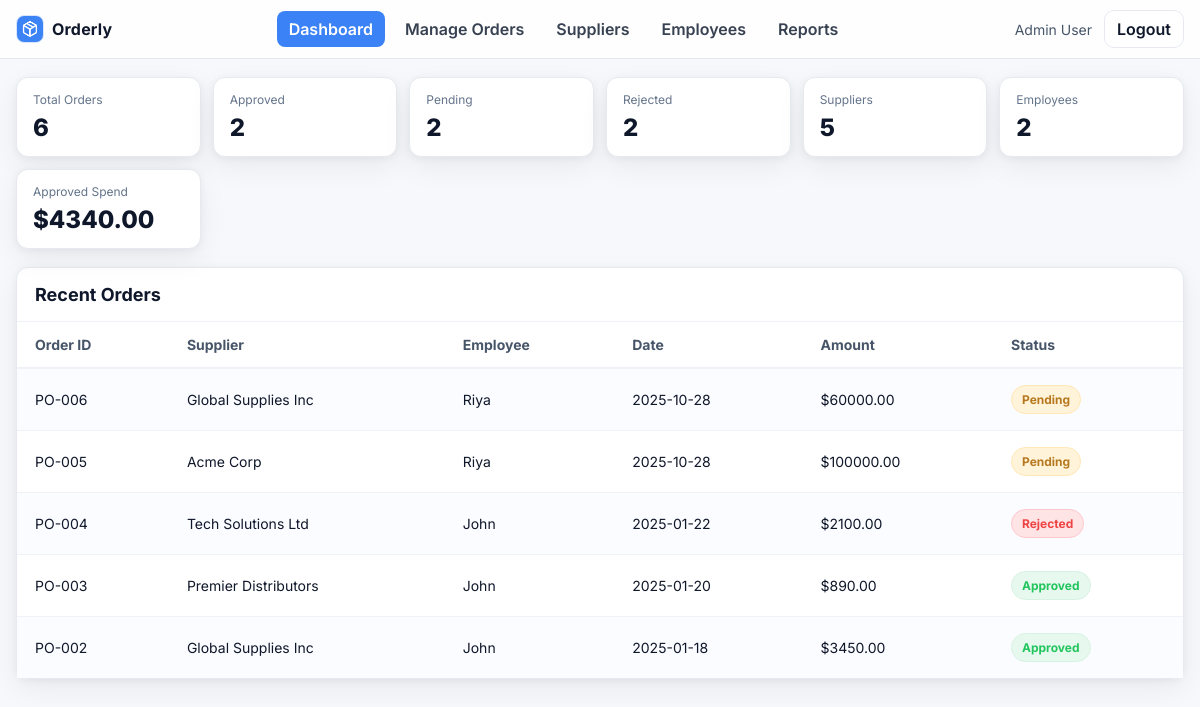
The app's page /admin/dashboard (signed in) with its own data.
### models.py (models this page shows, shortened)
class Order(db.Model):
    id = db.Column(db.Integer, primary_key=True)
    code = db.Column(db.String(20), unique=True, nullable=False)     # e.g., "PO-001"
    date = db.Column(db.Date, default=date.today, nullable=False)
    amount = db.Column(db.Float, default=0.0)                         # total dollar amount
    product_name = db.Column(db.String(100))
    quantity = db.Column(db.Integer)
    status = db.Column(db.String(20), default="Pending")              # Pending, Approved, Rejected
    employee_id = db.Column(db.Integer, db.ForeignKey('user.id'), nullable=False)
    supplier_id = db.Column(db.Integer, db.ForeignKey('supplier.id')) # nullable if supplier optional

class Supplier(db.Model):
    id = db.Column(db.Integer, primary_key=True)
    name = db.Column(db.String(100))
    contact = db.Column(db.String(100))
    email = db.Column(db.String(100))
    address = db.Column(db.String(200))
    orders = db.relationship('Order', backref='supplier', lazy=True)

class User(db.Model):
    id = db.Column(db.Integer, primary_key=True)
    name = db.Column(db.String(100))
    email = db.Column(db.String(100), unique=True)
    password = db.Column(db.String(100))
    role = db.Column(db.String(20))  # 'admin' or 'employee'
    orders = db.relationship('Order', backref='employee', lazy=True)

### app.py (the view)
@app.route('/admin/dashboard')
def admin_dashboard():
    if session.get('role') != 'admin':
        flash("Unauthorized access"); return redirect('/')
    total_orders = Order.query.count()
    approved = Order.query.filter_by(status="Approved").count()
    pending = Order.query.filter_by(status="Pending").count()
    rejected = Order.query.filter_by(status="Rejected").count()
    total_suppliers = Supplier.query.count()
    total_employees = User.query.filter_by(role='employee').count()
    spend_approved = db.session.query(func.coalesce(func.sum(Order.amount), 0.0)).filter(Order.status=="Approved").scalar()
    latest_orders = Order.query.order_by(Order.id.desc()).limit(5).all()
    return render_template('admin/dashboard.html',
                           total_orders=total_orders,
                           approved=approved,
                           pending=pending,
                           rejected=rejected,
                           total_suppliers=total_suppliers,
                           total_employees=total_employees,
                           spend_approved=round(spend_approved or 0, 2),
                           latest_orders=latest_orders)

### templates/admin/dashboard.html (shortened to what this page needs)
<!doctype html>
<html lang="en">
<head>
  <link rel="stylesheet" href="{{ url_for('static', filename='admin.css') }}">
</head>
<body>
  <header class="adminNavBar">
    <div class="adminNavInner">
      <a class="adminNavBrand" href="{{ url_for('admin_dashboard') }}">
        <img class="adminNavBrandLogo" src="{{ url_for('static', filename='images/logo.png') }}" alt="Orderly logo">
        <span class="adminNavBrandText">Orderly</span>
      </a>
      <nav class="adminNavLinks">
        <a class="adminNavLink adminNavLinkActive" href="{{ url_for('admin_dashboard') }}">Dashboard</a>
        <a class="adminNavLink" href="{{ url_for('admin_orders') }}">Manage Orders</a>
        <a class="adminNavLink" href="{{ url_for('admin_suppliers') }}">Suppliers</a>
        <a class="adminNavLink" href="{{ url_for('admin_employee') }}">Employees</a>
        <a class="adminNavLink" href="{{ url_for('admin_reports') }}">Reports</a>
      </nav>
      <div class="adminNavRight">
        <span class="adminNavUser">{{ session.get('user_name','Admin User') }}</span>
        <a class="adminNavBtn" href="{{ url_for('logout') }}">Logout</a>
      </div>
    </div>
  </header>
  <main class="adminDashboardPage">
    <section class="adminDashKpis">
      <div class="adminDashCard">
        <div class="adminDashCardLabel">Total Orders</div>
        <div class="adminDashCardValue">{{ total_orders }}</div>
      </div>
      <div class="adminDashCard">
        <div class="adminDashCardLabel">Approved</div>
        <div class="adminDashCardValue">{{ approved }}</div>
      </div>
      <div class="adminDashCard">
        <div class="adminDashCardLabel">Pending</div>
        <div class="adminDashCardValue">{{ pending }}</div>
      </div>
      <div class="adminDashCard">
        <div class="adminDashCardLabel">Rejected</div>
        <div class="adminDashCardValue">{{ rejected }}</div>
      </div>
      <div class="adminDashCard">
        <div class="adminDashCardLabel">Suppliers</div>
        <div class="adminDashCardValue">{{ total_suppliers }}</div>
      </div>
      <div class="adminDashCard">
        <div class="adminDashCardLabel">Employees</div>
        <div class="adminDashCardValue">{{ total_employees }}</div>
      </div>
      <div class="adminDashCard">
        <div class="adminDashCardLabel">Approved Spend</div>
        <div class="adminDashCardValue">${{ '%.2f'|format(spend_approved) }}</div>
      </div>
    </section>
    <section class="adminSuppliersPanel" style="margin-top:18px;">
      <div class="adminSuppliersPanelHead">
        <h2 class="adminSuppliersPanelTitle">Recent Orders</h2>
      </div>
      <div class="adminSuppliersTableWrap">
        <table class="adminSuppliersTable">
          <thead>
            <tr>
              <th>Order ID</th>
              <th>Supplier</th>
              <th>Employee</th>
              <th>Date</th>
              <th>Amount</th>
              <th>Status</th>
            </tr>
          </thead>
          <tbody>
            {% for o in latest_orders %}
            <tr>
              <td>{{ o.code }}</td>
              <td>{{ o.supplier.name if o.supplier else '-' }}</td>
              <td>{{ o.employee.name if o.employee else '-' }}</td>
              <td>{{ o.date }}</td>
              <td>${{ '%.2f'|format(o.amount or 0) }}</td>
              <td>
                <span class="adminReportsBadge
                  {% if o.status=='Approved' %}adminReportsBadgeGreen
                  {% elif o.status=='Rejected' %}adminReportsBadgeRed
                  {% else %}adminReportsBadgeAmber{% endif %}">
                  {{ o.status }}
                </span>
              </td>
            </tr>
            {% else %}
            <tr><td colspan="6">No orders yet.</td></tr>
            {% endfor %}
          </tbody>
        </table>
      </div>
    </section>
  </main>
</body>
</html>

### static/admin.css (style rules this page uses)
:root { --adminBg: #f7f8fb; --adminPanel: #ffffff; --adminText: #0f172a; --adminMuted: #667085; --adminBorder: #e6e9ef; --adminPrimary: #3b82f6; --adminPrimarySoft: #e6efff; --adminGreen: #22c55e; --adminGreenSoft: #e7f8ee; --adminAmber: #f59e0b; --adminAmberSoft: #fff3d9; --adminRed: #ef4444; --adminRedSoft: #ffe4e6; --adminNavBorder: var(--adminBorder); --adminNavBg: #ffffffcc; --adminNavLink: #374151; --adminNavLinkHover: #f1f5f9; --adminNavPrimary: var(--adminPrimary); --adminRadius: 12px; --adminShadow: 0 10px 30px rgba(16, 24, 40, .06), 0 2px 8px rgba(16, 24, 40, .05); }
* { box-sizing: border-box }
html, body { height: 100%; margin: 0 }
body { font-family: Inter, system-ui, -apple-system, Segoe UI, Roboto, Arial, sans-serif; color: var(--adminText); background: var(--adminBg); }
:root { --adminNavBorder: #e6e9ef; --adminNavBg: #ffffffcc; --adminNavLink: #374151; --adminNavLinkHover: #f1f5f9; --adminNavPrimary: #3b82f6; }
.adminNavBar { position: sticky; top: 0; z-index: 40; background: var(--adminNavBg); backdrop-filter: blur(8px); border-bottom: 1px solid var(--adminNavBorder); }
.adminNavInner { max-width: 1200px; margin: 0 auto; padding: 10px 16px; display: flex; align-items: center; justify-content: space-between; gap: 20px; }
.adminNavBrand { display: flex; align-items: center; gap: 8px; text-decoration: none; color: inherit; }
.adminNavBrandLogo { width: 28px; height: 28px; border-radius: 8px; object-fit: cover; background: #e6efff; border: 1px solid #d7e5ff; display: block; }
.adminNavBrandText { font-weight: 700; letter-spacing: .2px; }
.adminNavLinks { display: flex; gap: 8px }
.adminNavLink { padding: 8px 12px; border-radius: 8px; text-decoration: none; color: var(--adminNavLink); font-weight: 600; }
.adminNavLinkActive { background: var(--adminNavPrimary); color: #fff }
.adminNavRight { display: flex; gap: 12px; align-items: center }
.adminNavUser { font-size: 14px; color: #475569 }
.adminNavBtn { border: 1px solid var(--adminNavBorder); background: #fff; color: #0f172a; border-radius: 10px; padding: 8px 12px; font-weight: 600; cursor: pointer; text-decoration: none; }
.adminDashboardPage { max-width: 1200px; margin: 18px auto; padding: 0 16px }
.adminDashboardPage { max-width:1200px;margin:18px auto;padding:0 16px }
.adminDashKpis { display:grid;grid-template-columns:repeat(auto-fill,minmax(180px,1fr));gap:12px }
.adminDashCard { background:#fff;border:1px solid var(--adminBorder);border-radius:12px;padding:14px 16px;box-shadow:var(--adminShadow) }
.adminDashCardLabel { font-size:12px;color:#64748b;margin-bottom:6px }
.adminDashCardValue { font-size:24px;font-weight:800 }
.adminSuppliersPanel { background: #fff; border: 1px solid var(--adminBorder); border-radius: 12px; box-shadow: var(--adminShadow); }
.adminSuppliersPanelHead { padding: 16px 18px; border-bottom: 1px solid #eef1f5 }
.adminSuppliersPanelTitle { margin: 0; font-size: 18px }
.adminSuppliersTableWrap { overflow: auto }
.adminSuppliersTable { width: 100%; border-collapse: separate; border-spacing: 0; font-size: 14px; }
.adminSuppliersTable thead th { text-align: left; font-weight: 700; color: #475569; padding: 14px 18px; background: #fff; position: sticky; top: 0; z-index: 1; border-bottom: 1px solid #eef1f5; }
.adminSuppliersTable tbody td { padding: 16px 18px; border-top: 1px solid #f0f2f6; background: #fff; }
.adminSuppliersTable tbody tr:nth-child(odd) td { background: #fbfcff }
.adminReportsBadge { display: inline-block; padding: 6px 10px; border-radius: 999px; font-weight: 700; font-size: 12px; border: 1px solid transparent; }
.adminReportsBadgeGreen { background: #e7f8ee; color: #22c55e; border-color: #d7f2e2 }
.adminReportsBadgeAmber { background: #fff3d9; color: #b7791f; border-color: #ffe7b6 }
.adminReportsBadgeRed { background: #ffe4e6; color: #ef4444; border-color: #ffc7ce }

### records on screen
Order: code "PO-006", supplier "Global Supplies Inc", employee "Riya", date "2025-10-28", amount "60000.00", status "Pending"
Order: code "PO-005", supplier "Acme Corp", employee "Riya", date "2025-10-28", amount "100000.00", status "Pending"
Order: code "PO-004", supplier "Tech Solutions Ltd", employee "John", date "2025-01-22", amount "2100.00", status "Rejected"
Order: code "PO-003", supplier "Premier Distributors", employee "John", date "2025-01-20", amount "890.00", status "Approved"
Order: code "PO-002", supplier "Global Supplies Inc", employee "John", date "2025-01-18", amount "3450.00", status "Approved"

### other values on screen
{{ session.get('user_name','Admin User') }} "Admin User"
{{ total_orders }} "6"
{{ approved }} "2"
{{ pending }} "2"
{{ rejected }} "2"
{{ total_suppliers }} "5"
{{ total_employees }} "2"
{{ '%.2f'|format(spend_approved) }} "4340.00"
